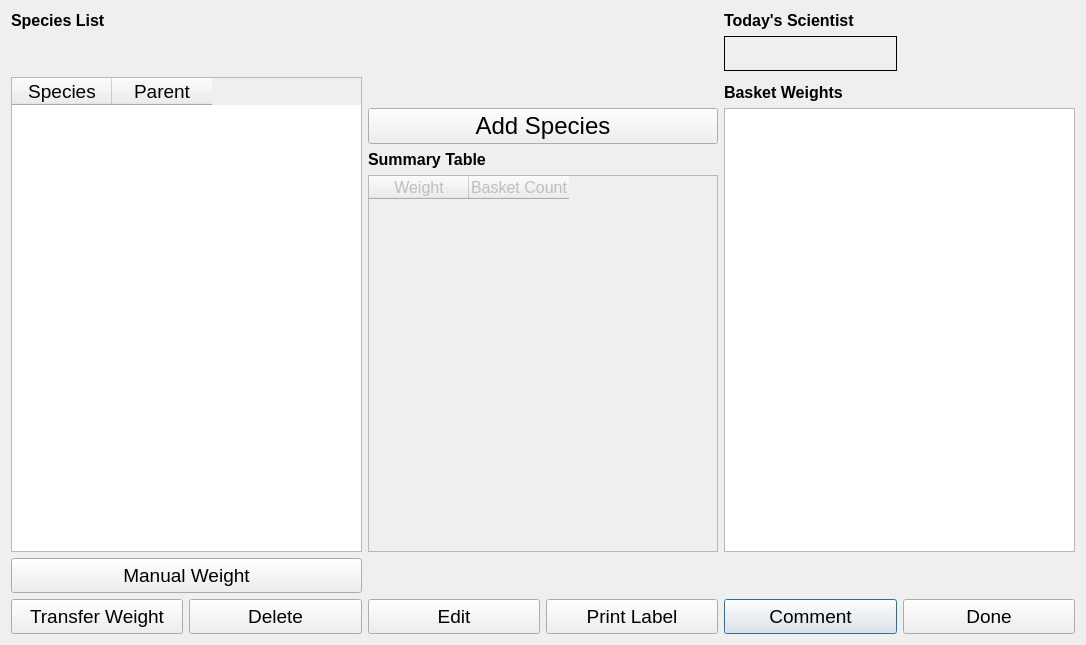
<?xml version="1.0" encoding="UTF-8"?>
<ui version="4.0">
 <class>clamsCatch</class>
 <widget class="QDialog" name="clamsCatch">
  <property name="windowModality">
   <enum>Qt::NonModal</enum>
  </property>
  <property name="geometry">
   <rect>
    <x>0</x>
    <y>0</y>
    <width>1086</width>
    <height>645</height>
   </rect>
  </property>
  <property name="minimumSize">
   <size>
    <width>165</width>
    <height>0</height>
   </size>
  </property>
  <property name="windowTitle">
   <string>CLAMS Catch</string>
  </property>
  <layout class="QVBoxLayout" name="verticalLayout">
   <item>
    <layout class="QGridLayout" name="gridLayout">
     <item row="9" column="4">
      <widget class="QPushButton" name="commentBtn">
       <property name="minimumSize">
        <size>
         <width>165</width>
         <height>35</height>
        </size>
       </property>
       <property name="font">
        <font>
         <pointsize>14</pointsize>
        </font>
       </property>
       <property name="text">
        <string>Comment</string>
       </property>
      </widget>
     </item>
     <item row="9" column="2">
      <widget class="QPushButton" name="editBtn">
       <property name="minimumSize">
        <size>
         <width>165</width>
         <height>35</height>
        </size>
       </property>
       <property name="font">
        <font>
         <pointsize>14</pointsize>
        </font>
       </property>
       <property name="text">
        <string>Edit</string>
       </property>
      </widget>
     </item>
     <item row="9" column="0">
      <widget class="QPushButton" name="transBtn">
       <property name="minimumSize">
        <size>
         <width>165</width>
         <height>35</height>
        </size>
       </property>
       <property name="font">
        <font>
         <pointsize>14</pointsize>
        </font>
       </property>
       <property name="text">
        <string>Transfer Weight</string>
       </property>
      </widget>
     </item>
     <item row="9" column="5">
      <widget class="QPushButton" name="doneBtn">
       <property name="minimumSize">
        <size>
         <width>165</width>
         <height>35</height>
        </size>
       </property>
       <property name="font">
        <font>
         <pointsize>14</pointsize>
        </font>
       </property>
       <property name="text">
        <string>Done</string>
       </property>
      </widget>
     </item>
     <item row="9" column="1">
      <widget class="QPushButton" name="delBtn">
       <property name="minimumSize">
        <size>
         <width>165</width>
         <height>35</height>
        </size>
       </property>
       <property name="font">
        <font>
         <pointsize>14</pointsize>
        </font>
       </property>
       <property name="text">
        <string>Delete</string>
       </property>
      </widget>
     </item>
     <item row="9" column="3">
      <widget class="QPushButton" name="printBtn">
       <property name="minimumSize">
        <size>
         <width>165</width>
         <height>35</height>
        </size>
       </property>
       <property name="font">
        <font>
         <pointsize>14</pointsize>
        </font>
       </property>
       <property name="text">
        <string>Print Label</string>
       </property>
      </widget>
     </item>
     <item row="7" column="2" colspan="2">
      <widget class="QTableWidget" name="sumTable">
       <property name="enabled">
        <bool>false</bool>
       </property>
       <property name="font">
        <font>
         <pointsize>12</pointsize>
         <weight>50</weight>
         <bold>false</bold>
        </font>
       </property>
       <property name="rowCount">
        <number>0</number>
       </property>
       <property name="columnCount">
        <number>2</number>
       </property>
       <column>
        <property name="text">
         <string>Weight</string>
        </property>
       </column>
       <column>
        <property name="text">
         <string>Basket Count</string>
        </property>
       </column>
      </widget>
     </item>
     <item row="4" column="4" rowspan="4" colspan="2">
      <widget class="QTableView" name="basketView">
       <property name="font">
        <font>
         <pointsize>10</pointsize>
        </font>
       </property>
       <attribute name="verticalHeaderVisible">
        <bool>false</bool>
       </attribute>
      </widget>
     </item>
     <item row="0" column="4">
      <widget class="QLabel" name="label_10">
       <property name="font">
        <font>
         <pointsize>12</pointsize>
         <weight>75</weight>
         <bold>true</bold>
        </font>
       </property>
       <property name="text">
        <string>Today's Scientist</string>
       </property>
      </widget>
     </item>
     <item row="0" column="0">
      <widget class="QLabel" name="label_11">
       <property name="font">
        <font>
         <pointsize>12</pointsize>
         <weight>75</weight>
         <bold>true</bold>
        </font>
       </property>
       <property name="text">
        <string>Species List</string>
       </property>
      </widget>
     </item>
     <item row="3" column="4">
      <widget class="QLabel" name="label_7">
       <property name="font">
        <font>
         <pointsize>12</pointsize>
         <weight>75</weight>
         <bold>true</bold>
        </font>
       </property>
       <property name="text">
        <string>Basket Weights</string>
       </property>
      </widget>
     </item>
     <item row="1" column="4">
      <widget class="QLabel" name="sciLabel">
       <property name="minimumSize">
        <size>
         <width>165</width>
         <height>35</height>
        </size>
       </property>
       <property name="font">
        <font>
         <pointsize>20</pointsize>
         <weight>75</weight>
         <bold>true</bold>
        </font>
       </property>
       <property name="autoFillBackground">
        <bool>true</bool>
       </property>
       <property name="frameShape">
        <enum>QFrame::Panel</enum>
       </property>
       <property name="frameShadow">
        <enum>QFrame::Plain</enum>
       </property>
       <property name="lineWidth">
        <number>1</number>
       </property>
       <property name="text">
        <string/>
       </property>
      </widget>
     </item>
     <item row="2" column="0" rowspan="6" colspan="2">
      <widget class="QTableWidget" name="speciesList">
       <property name="font">
        <font>
         <pointsize>14</pointsize>
        </font>
       </property>
       <property name="selectionMode">
        <enum>QAbstractItemView::SingleSelection</enum>
       </property>
       <property name="selectionBehavior">
        <enum>QAbstractItemView::SelectRows</enum>
       </property>
       <attribute name="verticalHeaderDefaultSectionSize">
        <number>60</number>
       </attribute>
       <attribute name="verticalHeaderMinimumSectionSize">
        <number>50</number>
       </attribute>
       <column>
        <property name="text">
         <string>Species</string>
        </property>
       </column>
       <column>
        <property name="text">
         <string>Parent</string>
        </property>
       </column>
      </widget>
     </item>
     <item row="8" column="0" colspan="2">
      <widget class="QPushButton" name="manualBtn">
       <property name="minimumSize">
        <size>
         <width>165</width>
         <height>35</height>
        </size>
       </property>
       <property name="font">
        <font>
         <pointsize>14</pointsize>
        </font>
       </property>
       <property name="text">
        <string>Manual Weight</string>
       </property>
      </widget>
     </item>
     <item row="6" column="2">
      <widget class="QLabel" name="label_8">
       <property name="font">
        <font>
         <pointsize>12</pointsize>
         <weight>75</weight>
         <bold>true</bold>
        </font>
       </property>
       <property name="text">
        <string>Summary Table</string>
       </property>
      </widget>
     </item>
     <item row="4" column="2" rowspan="2" colspan="2">
      <widget class="QPushButton" name="addspcBtn">
       <property name="minimumSize">
        <size>
         <width>165</width>
         <height>35</height>
        </size>
       </property>
       <property name="font">
        <font>
         <pointsize>18</pointsize>
        </font>
       </property>
       <property name="text">
        <string>Add Species</string>
       </property>
      </widget>
     </item>
    </layout>
   </item>
  </layout>
 </widget>
 <resources/>
 <connections/>
</ui>
